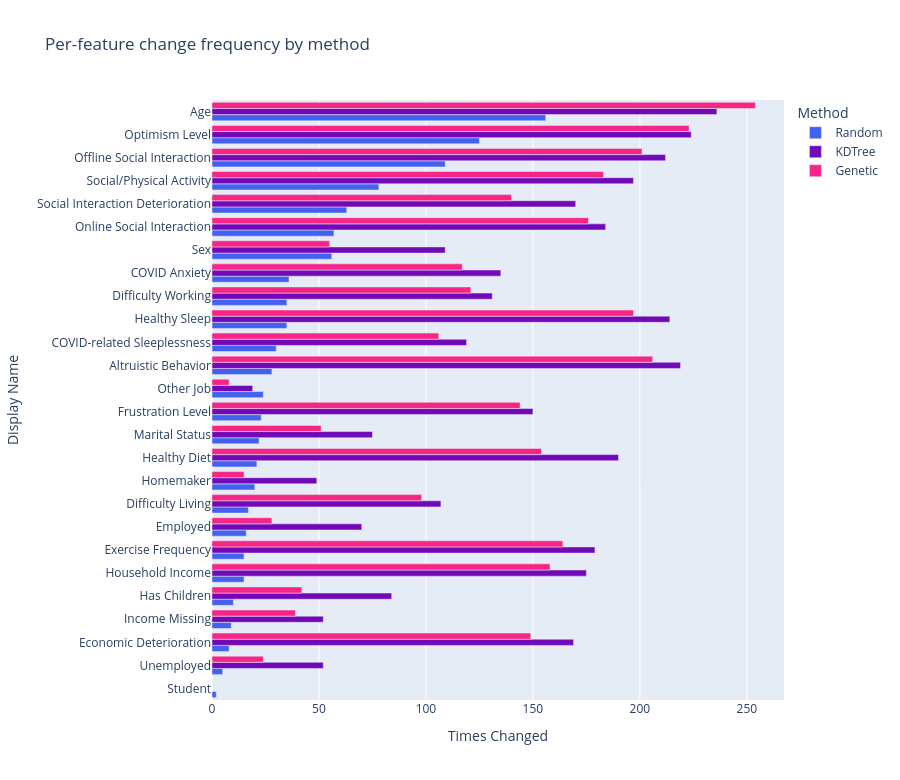

Notebook code for this chart:
### Code cell
# Per-feature change frequency: which features each method tends to touch
def _feature_change_counts(cf_results):
    counts = {f: 0 for f in features_UCLA}
    for r in cf_results:
        original_vals = r["original_values"]
        for cf in r["counterfactuals"]:
            for f in features_UCLA:
                if abs(cf[f] - original_vals[f]) > 0.01:
                    counts[f] += 1
    return counts

method_feat_counts = {}
if cf_results is not None:
    method_feat_counts["Random"] = _feature_change_counts(cf_results)
if cf_results_kdtree is not None:
    method_feat_counts["KDTree"] = _feature_change_counts(cf_results_kdtree)
if cf_results_genetic is not None:
    method_feat_counts["Genetic"] = _feature_change_counts(cf_results_genetic)

feat_count_df = pd.DataFrame(method_feat_counts)
feat_count_df["Display Name"] = [
    FEATURE_DISPLAY_NAMES.get(f, f) for f in feat_count_df.index
]
method_cols = [c for c in feat_count_df.columns if c != "Display Name"]
feat_count_df = feat_count_df.sort_values(method_cols[0], ascending=True)

melted = feat_count_df.reset_index().melt(
    id_vars=["index", "Display Name"],
    value_vars=method_cols,
    var_name="Method", value_name="Times Changed",
)
fig = px.bar(
    melted, x="Times Changed", y="Display Name",
    color="Method", barmode="group", orientation="h",
    title="Per-feature change frequency by method",
    color_discrete_map=method_colors,
    height=max(500, len(feat_count_df) * 30),
)
fig.show()

# Spearman rank correlation: do the methods agree on WHICH features matter?
corr = pd.DataFrame(index=method_cols, columns=method_cols, dtype=float)
for m1 in method_cols:
    for m2 in method_cols:
        rho, _ = spearmanr(feat_count_df[m1], feat_count_df[m2])
        corr.loc[m1, m2] = rho
print("\nSpearman rank correlation between methods (by feature-change rank):")
display(corr.round(3))

### Figure 1 — Plotly figure (JSON) as saved in the notebook; plotly's stock layout.template omitted (floating-point values rounded to 4 significant figures)
{"data": [{"alignmentgroup": "True", "hovertemplate": "Method=Random<br>Times Changed=%{x}<br>Display Name=%{y}<extra></extra>", "legendgroup": "Random", "marker": {"color": "#4361ee", "pattern": {"shape": ""}}, "name": "Random", "offsetgroup": "Random", "orientation": "h", "showlegend": true, "textposition": "auto", "x": [2, 5, 8, 9, 10, 15, 15, 16, 17, 20, 21, 22, 23, 24, 28, 30, 35, 35, 36, 56, 57, 63, 78, 109, 125, 156], "xaxis": "x", "y": ["Student", "Unemployed", "Economic Deterioration", "Income Missing", "Has Children", "Household Income", "Exercise Frequency", "Employed", "Difficulty Living", "Homemaker", "Healthy Diet", "Marital Status", "Frustration Level", "Other Job", "Altruistic Behavior", "COVID-related Sleeplessness", "Healthy Sleep", "Difficulty Working", "COVID Anxiety", "Sex", "Online Social Interaction", "Social Interaction Deterioration", "Social/Physical Activity", "Offline Social Interaction", "Optimism Level", "Age"], "yaxis": "y", "type": "bar"}, {"alignmentgroup": "True", "hovertemplate": "Method=KDTree<br>Times Changed=%{x}<br>Display Name=%{y}<extra></extra>", "legendgroup": "KDTree", "marker": {"color": "#7209b7", "pattern": {"shape": ""}}, "name": "KDTree", "offsetgroup": "KDTree", "orientation": "h", "showlegend": true, "textposition": "auto", "x": [0, 52, 169, 52, 84, 175, 179, 70, 107, 49, 190, 75, 150, 19, 219, 119, 214, 131, 135, 109, 184, 170, 197, 212, 224, 236], "xaxis": "x", "y": ["Student", "Unemployed", "Economic Deterioration", "Income Missing", "Has Children", "Household Income", "Exercise Frequency", "Employed", "Difficulty Living", "Homemaker", "Healthy Diet", "Marital Status", "Frustration Level", "Other Job", "Altruistic Behavior", "COVID-related Sleeplessness", "Healthy Sleep", "Difficulty Working", "COVID Anxiety", "Sex", "Online Social Interaction", "Social Interaction Deterioration", "Social/Physical Activity", "Offline Social Interaction", "Optimism Level", "Age"], "yaxis": "y", "type": "bar"}, {"alignmentgroup": "True", "hovertemplate": "Method=Genetic<br>Times Changed=%{x}<br>Display Name=%{y}<extra></extra>", "legendgroup": "Genetic", "marker": {"color": "#f72585", "pattern": {"shape": ""}}, "name": "Genetic", "offsetgroup": "Genetic", "orientation": "h", "showlegend": true, "textposition": "auto", "x": [0, 24, 149, 39, 42, 158, 164, 28, 98, 15, 154, 51, 144, 8, 206, 106, 197, 121, 117, 55, 176, 140, 183, 201, 223, 254], "xaxis": "x", "y": ["Student", "Unemployed", "Economic Deterioration", "Income Missing", "Has Children", "Household Income", "Exercise Frequency", "Employed", "Difficulty Living", "Homemaker", "Healthy Diet", "Marital Status", "Frustration Level", "Other Job", "Altruistic Behavior", "COVID-related Sleeplessness", "Healthy Sleep", "Difficulty Working", "COVID Anxiety", "Sex", "Online Social Interaction", "Social Interaction Deterioration", "Social/Physical Activity", "Offline Social Interaction", "Optimism Level", "Age"], "yaxis": "y", "type": "bar"}], "layout": {"xaxis": {"anchor": "y", "domain": [0.0, 1.0], "title": {"text": "Times Changed"}}, "yaxis": {"anchor": "x", "domain": [0.0, 1.0], "title": {"text": "Display Name"}}, "legend": {"title": {"text": "Method"}, "tracegroupgap": 0}, "title": {"text": "Per-feature change frequency by method"}, "barmode": "group", "height": 780}}
